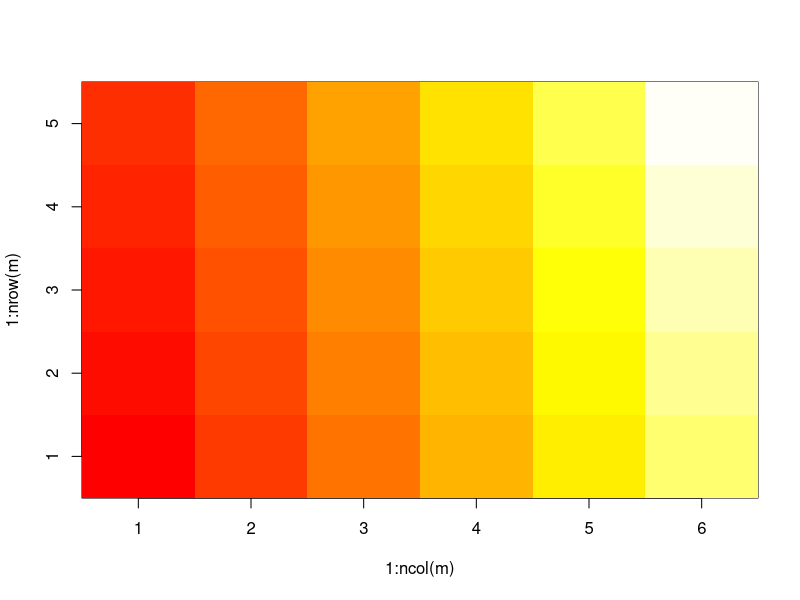
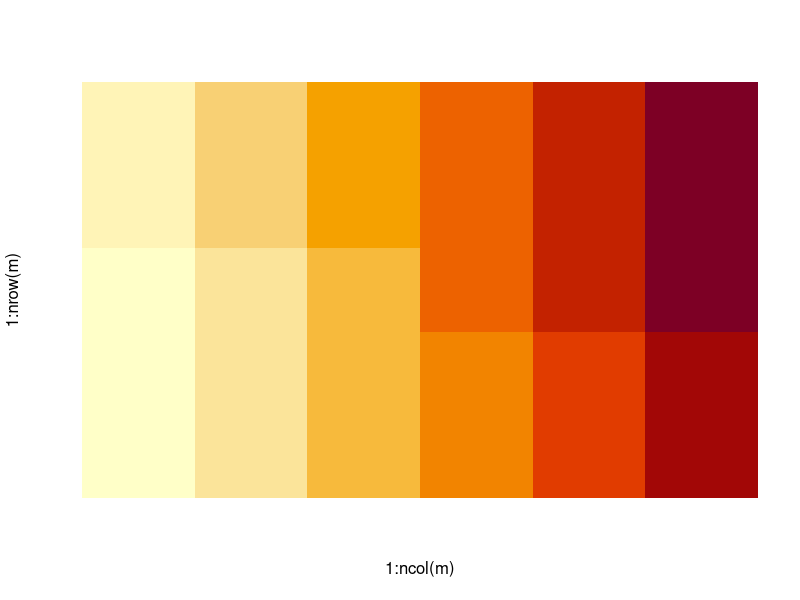
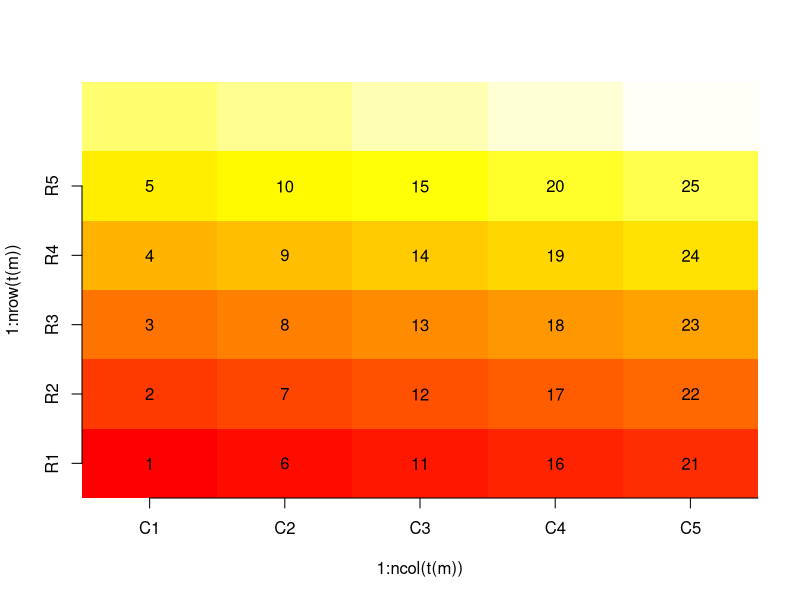
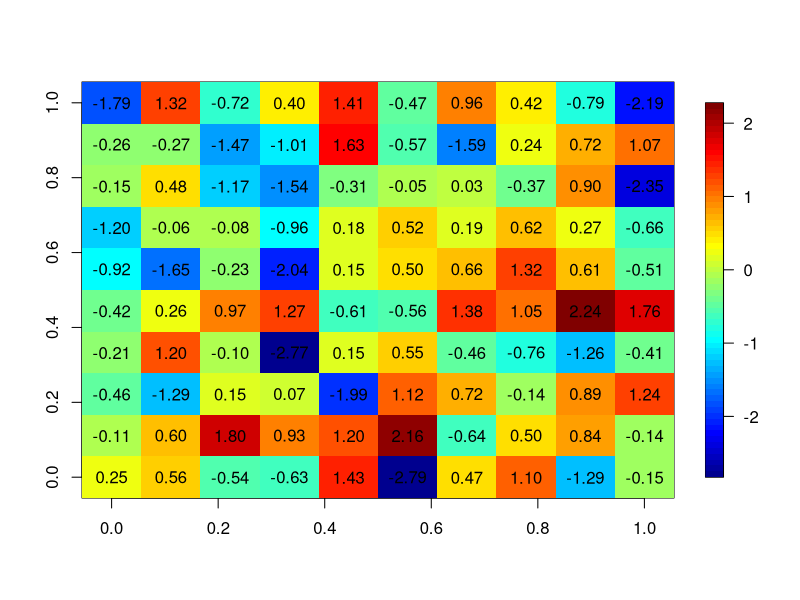
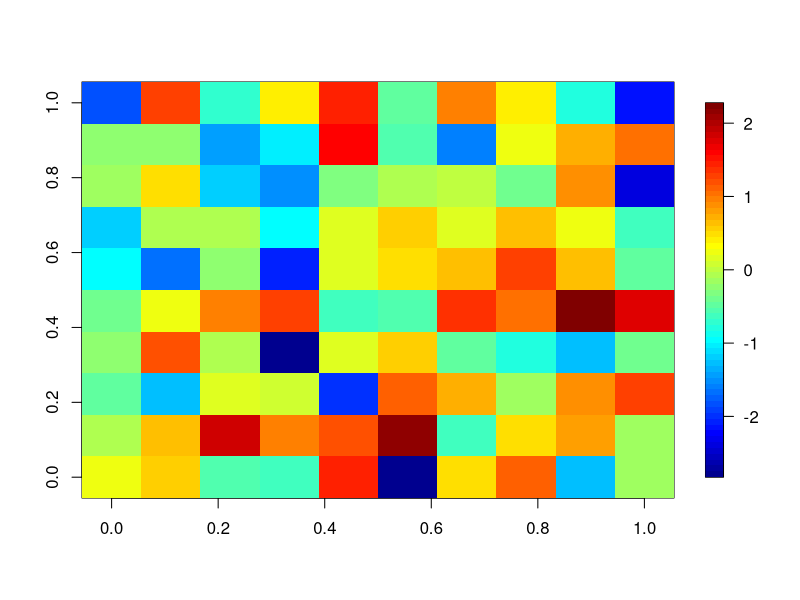
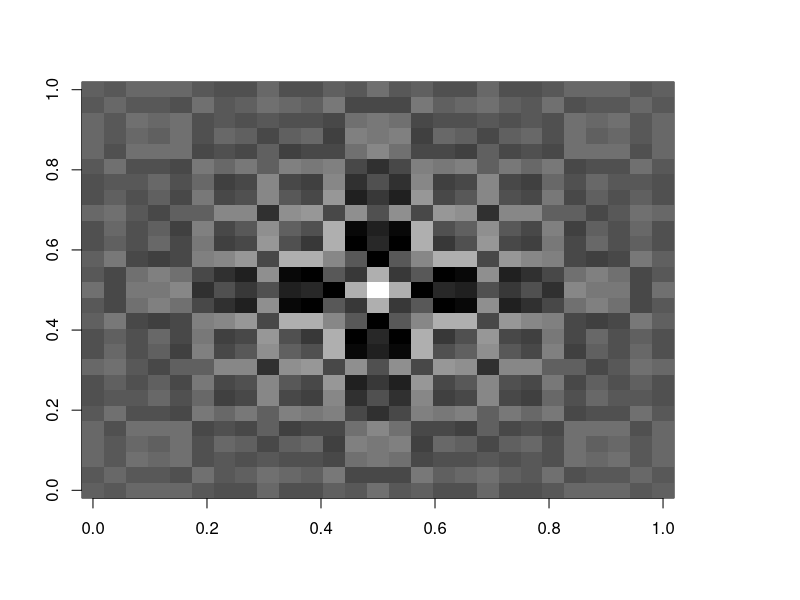
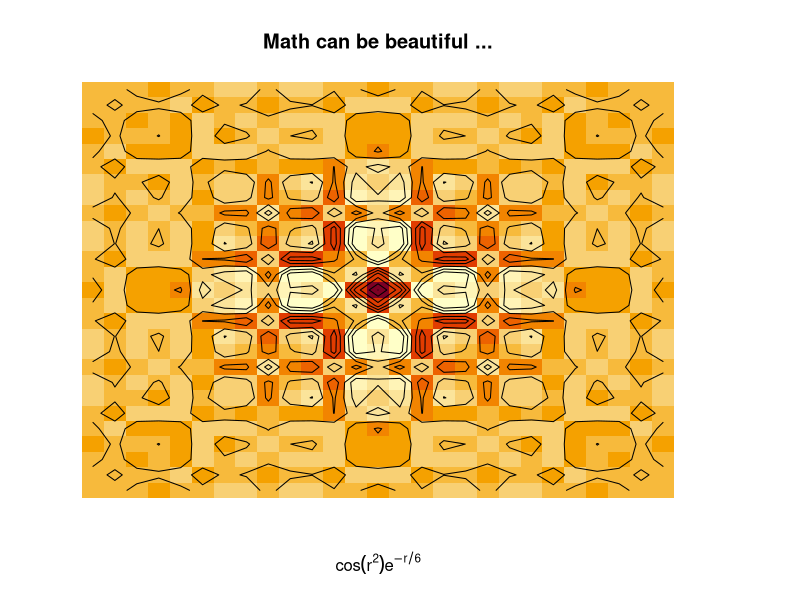
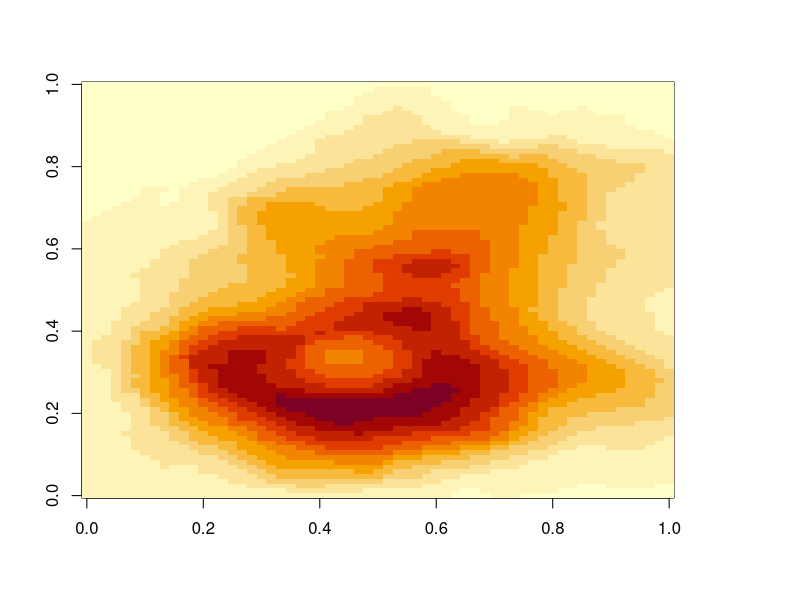

Write R code to recreate these figures, in order. (Note: this script raises an error after producing the figures.)
m <- matrix(1:30, ncol=6)
colnames(m) <- paste("C", 1:6, sep="")
rownames(m) <- paste("R", 1:5, sep="")
m
image(1:ncol(m), 1:nrow(m), t(m), col = heat.colors(60), axes = TRUE)
image(1:ncol(m), 1:nrow(m), t(m), axes = FALSE)
image(1:ncol(t(m)), 1:nrow(t(m)), m, col = heat.colors(60), axes = FALSE)

axis(1, 1:ncol(m), colnames(m))
axis(2, 1:nrow(m), rownames(m))
for (x in 1:ncol(m))
  for (y in 1:nrow(m))
    text(x, y, m[y,x])

require(fields)
# Make a 10x10 matrix
m = matrix(rnorm(100), nrow=10)
image.plot(m)
for (x in 1:10)
  for (y in 1:10)
    text((x-1)/9, (y-1)/9, sprintf("%0.2f", m[x,y]))
image.plot(m)


require(grDevices) # for colours
x <- y <- seq(-4*pi, 4*pi, len = 27)
r <- sqrt(outer(x^2, y^2, "+"))
image(z = z <- cos(r^2)*exp(-r/6), col  = gray((0:32)/32))
image(z, axes = FALSE, main = "Math can be beautiful ...",
      xlab = expression(cos(r^2) * e^{-r/6}))
contour(z, add = TRUE, drawlabels = FALSE)


# Volcano data visualized as matrix. Need to transpose and flip
# matrix horizontally.
image(t(volcano)[ncol(volcano):1,])
dim(volcano)
image(t(m), col = heat.colors(60))
m
data = data.frame(
  x = rep( c(0.1, 0.2, 0.3, 0.4, 0.5), each=5),
  y = rep( c(1, 2, 3, 4, 5), 5)
)

data$z = runif(
  25,
  min = (data$x*data$y - 0.1 * (data$x*data$y)),
  max = (data$x*data$y + 0.1 * (data$x*data$y))
)
m = matrix(runif(100),10,10)
par(mar=c(0, 0, 0, 0))
image(m, useRaster=TRUE, axes=FALSE)
library(lattice)
levelplot(t(m[5:1,]))
n <- t(m)[6:1,]
levelplot(n)
n
m
dim(Brown.Motion.Cov)
levelplot(t(Brown.Bridge.Cov[20:1,]))
image(t(Brown.Bridge.Cov[,20:1]), col = heat.colors(100))
image(t(cov2cor(MaternCov)[,20:1]), col = heat.colors(60))

#image(t(cov2cor(Brown.Bridge.Cov)[20:1,]), col = heat.colors(60))
image(t(cov2cor(Brown.Motion.Cov))[,20:1], col = heat.colors(60))
#image(t(cov2cor(Brown.Motion.Cov)[20:1,]), col = heat.colors(60))
#levelplot(t(Brown.Motion.Cov[20:1,]))
#plot(diag(Brown.Motion.Cov))
Cov.Strong <- kronecker(Brown.Motion.Cov, Brown.Bridge.Cov)
mylist <- list()
mylist[[1]] <- Smooth_scaled_cov
mylist[[5]] <- mcmc$postcov
mylist[[6]] <- EmpCov
mylist[[7]] <- resMarginalCov
mylist[[8]] <- resProductCov
#mylist[[9]] <- EmpCovBayes
colnum <- 200
image(t((Smooth_scaled_cov))[1:colnum,1:colnum][,colnum:1], zlim = c(min(unlist(mylist)), max(unlist(mylist))), col = heat.colors(100))
image(t(mcmc$postcov)[1:colnum,1:colnum][,colnum:1],zlim = c(min(unlist(mylist)), max(unlist(mylist))), col = heat.colors(100))
image(t(resPACE$fittedCov)[1:colnum,1:colnum][,colnum:1], zlim = c(min(unlist(mylist)), max(unlist(mylist))),col = heat.colors(100))
image(t((EmpCov))[1:colnum,1:colnum][,colnum:1], zlim = c(min(unlist(mylist)), max(unlist(mylist))),col = heat.colors(100))
image(t(resMarginalCov)[1:colnum,1:colnum][,colnum:1], zlim = c(min(unlist(mylist)), max(unlist(mylist))),col = heat.colors(100))
image(t(resProductCov)[1:colnum,1:colnum][,colnum:1], zlim = c(min(unlist(mylist)), max(unlist(mylist))),col = heat.colors(100))
#image(t((EmpCovBayes))[1:colnum,1:colnum][,colnum:1], zlim = c(min(unlist(mylist)), max(unlist(mylist))), col = heat.colors(100))


image(t(cov2cor(Cov.Weak))[1:400,1:400][,1:400], zlim = c(-1,1), col = heat.colors(100))
image(t(cov2cor(D$postcov))[1:400,1:400][,1:400],zlim = c(-1,1), col = heat.colors(100))
image(t(cov2cor(resPACE$fittedCov))[1:400,1:400][,1:400], zlim = c(-1,1),col = heat.colors(100))
image(t(cov2cor(EmpCov))[1:400,1:400][,1:400], zlim = c(-1,1),col = heat.colors(100))
image(t(cov2cor(resMarginalCov))[1:400,1:400][,1:400], zlim = c(-1,1),col = heat.colors(100))
image(t(resProductCov)[1:400,1:400][400:1,], zlim = c(min(unlist(mylist)), max(unlist(mylist))),col = heat.colors(100))

image(t(S[1:370,1:370])[370:1,], col = heat.colors(60))
sum((Cov.Weak - aa)^2)/400
sum((Cov.Weak - bb)^2)/400
sum((Cov.Weak - EmpCov)^2)/400
sum((Cov.Weak - D$postcov)^2)/400
sum((Cov.Weak - FPCADense$fittedCov)^2)/400
